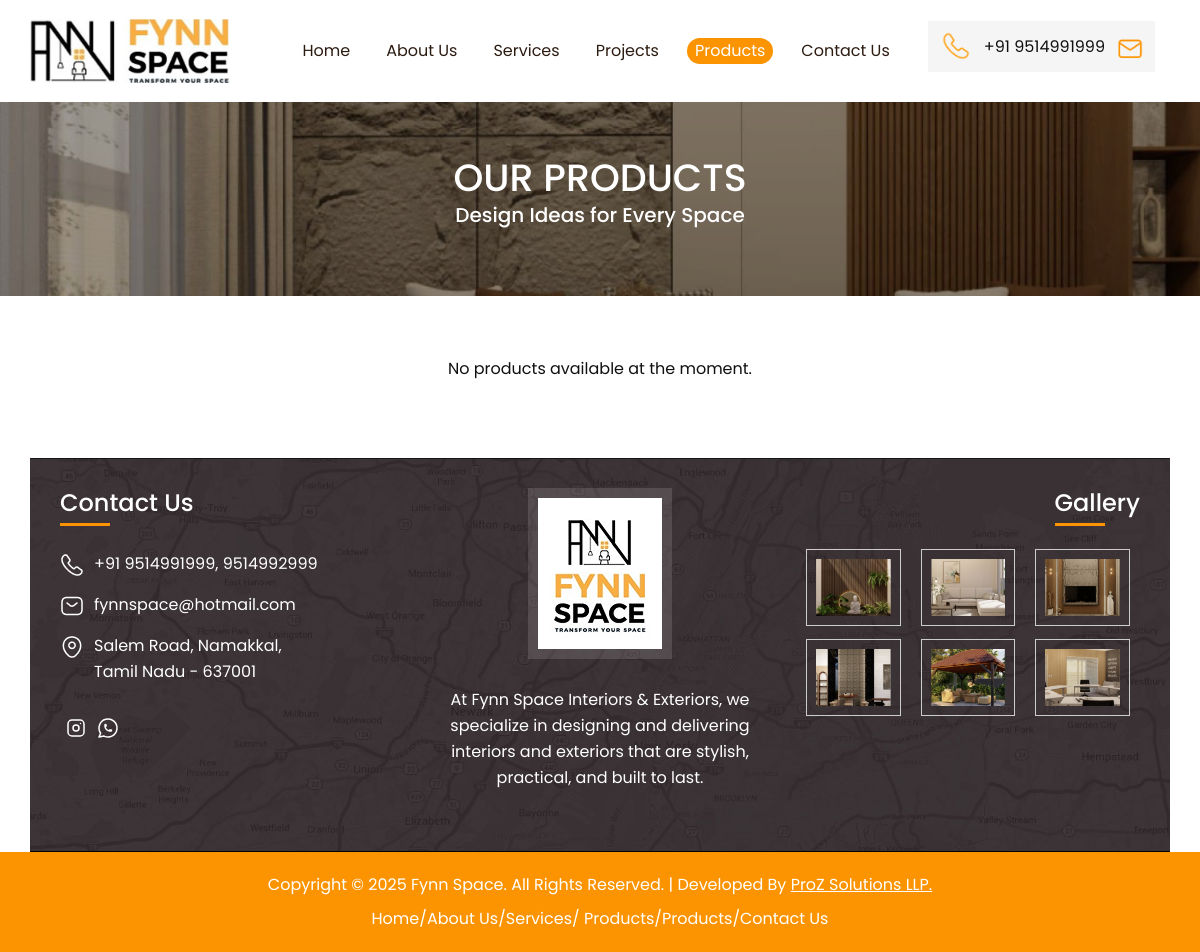
The page /products.php on the database as committed earlier.
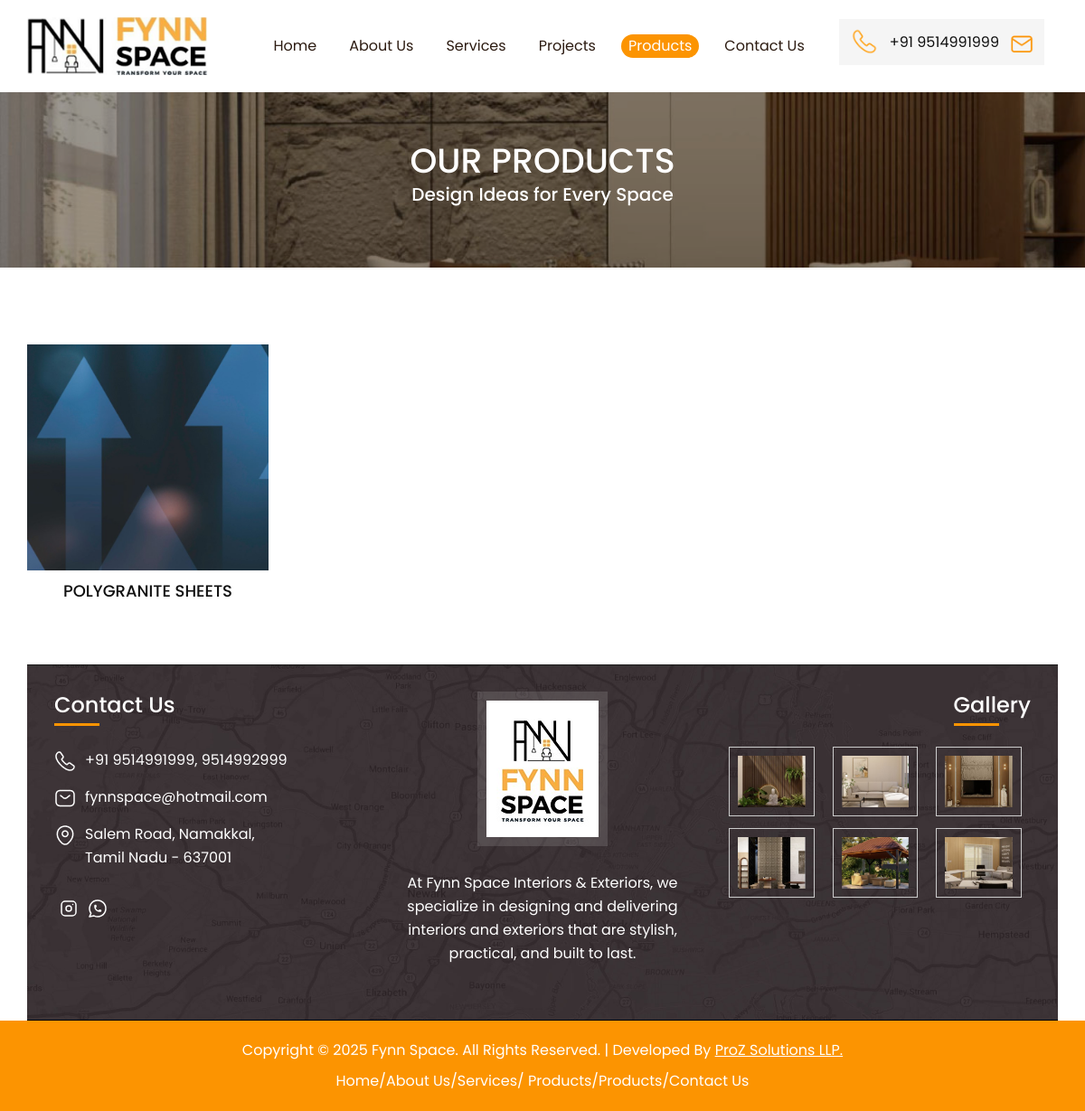
The same page on the database as committed later.
### tables this page shows
CREATE TABLE products (
            id INTEGER PRIMARY KEY AUTOINCREMENT,
            cate_title TEXT NOT NULL,
            cat_image TEXT,
            created_at DATETIME DEFAULT CURRENT_TIMESTAMP
        );

### products.php (the view, shortened to what this page needs)
<!DOCTYPE html>
<html lang="en">
<head>
<?php include('website-link.php'); ?>
</head>
<body>
<?php
$products=true;
include('header.php'); ?>
<div class="slipheader">
<div class="abouthead">
        <h3>Our Products</h3>
        <h6>Design Ideas for Every Space</h6>
        </div>
</div>
<div class="cont-out produlidt">
<div class="container-fluid position-relative">
    <div class="row">
      <?php
      require_once 'db_config.php';
      try {
          $stmt = $db->query("SELECT * FROM products ORDER BY id ASC");
          $products = $stmt->fetchAll(PDO::FETCH_ASSOC);
          if (count($products) > 0) {
              foreach ($products as $row) {
                  $imagePath = !empty($row['cat_image']) ? 'images/products/' . htmlspecialchars($row['cat_image']) : 'images/default-product.jpg';
                  ?>
                  <div class="col-md-3 smmob">
                    <div class="projecthomeout">
                      <a href="product-details.php?id=<?php echo $row['id']; ?>">
                      <div class="projimg"><img src="<?php echo $imagePath; ?>" alt="<?php echo htmlspecialchars($row['cate_title']); ?>" style="width:100%; height:250px; object-fit:cover;"></div>
                      <h6><?php echo htmlspecialchars($row['cate_title']); ?></h6>
                      </a>
                    </div>
                  </div>
                  <?php
              }
          } else {
              echo '<div class="col-12 text-center"><p>No products available at the moment.</p></div>';
          }
      } catch (PDOException $e) {
          echo '<p class="text-danger">Error loading products.</p>';
      }
      ?>
    </div>
</div>
</div>
<?php include('footer.php'); ?>
</body>
</html>

### website-link.php (shortened to what this page needs)
<link href="css/bootstrap.min.css" rel="stylesheet">
    <link href="slider/owl.carousel.css" rel="stylesheet">
    <link href="src/jquery.littlelightbox.css" rel="stylesheet">
<link href="css/style.css" rel="stylesheet" >

### header.php (shortened to what this page needs)
<div class="headerbg">
<div class="topheader_outer">
      <div class="container-fluid">
    <nav
      class="navbar navbar-expand-lg navbar-light"
      aria-label="Main navigation"
    >
    <a class="navbar-brand" href="index.php"><img src="images/logo.jpg" title=" Logo" alt='Logo"' /></a>
        <div
          class="navbar-collapse collapse ms-auto"
          id="navbarsExampleDefault">
<ul class="navbar-nav ml-auto mb-2 mb-lg-0">
        <li class="nav-item ">
          <a class="nav-link <?php if(isset($index)) { echo ' active '; } ?> "  href="index.php"><span>Home</span></a>
        </li>
        <li class="nav-item">
          <a class="nav-link <?php if(isset($about)) { echo ' active '; } ?>  " href="about-us.php"><span>About Us</span></a>
        </li>
         <li class="nav-item">
          <a class="nav-link <?php if(isset($services)) { echo ' active '; } ?>  "   href="services.php"><span>Services</span></a>
        </li>
        <li class="nav-item">
          <a class="nav-link k <?php if(isset($projects)) { echo ' active '; } ?>  "   href="projects.php"><span>Projects</span></a>
        </li>
          <li class="nav-item">
          <a class="nav-link k <?php if(isset($products)) { echo ' active '; } ?>  "   href="products.php"><span>Products</span></a>
        </li>
        <li class="nav-item">
          <a class="nav-link <?php if(isset($contact)) { echo ' active '; } ?>  " href="contact-us.php"><span>Contact Us</span></a>
        </li>
          </ul>
          <div class="last_list">
            <div class="reqcallout">
<div class="reqcall"><div class="topicons"><img src="images/top-mob.png" /></div>
<a  href="tel:+919514991999">+91 9514991999</a></div>
<div class="reqcall"><div class="topicons2 "><a href="mailto:info@fynn.com"><img src="images/top-email.png" /></a></div>
<?php ?></div>
</div>
                    </div>
        </div>
    </nav>
      </div>
</div>

### footer.php (shortened to what this page needs)
<section class="footeresection">
        <div class="container-fluid position-relative">
        <div class="footerout">
        <div class="row">
          <div class="col-md-4">
            <div class="footeraddout">
              <h4 class="foothead">Contact Us</h4>
              <ul class="footeriul">
                <li><img src="images/footer-call.png"/>
                <span><a  href="tel:+919514991999">+91 9514991999,</a> <a  href="tel:+919514992999">9514992999</a></span>
              </li>
                <li><img src="images/footer-sms.png"/>
                <span><a href="mailto:info@fynn.com">fynnspace@hotmail.com</a></span>
              </li>
                <li><img src="images/footer-location.png"/>
                <span><a>Salem Road, Namakkal,<br />
Tamil Nadu - 637001</a></span>
              </li>
            </ul>
<div class="icon-box-2">
                                <a href="https://www.instagram.com/fynnspace_interiors/" target="_blank"><span class="head-social-icons"></span>
                                </a>
                                                                                                <span class="head-social-icons"></span>
</div>
            </div>
          </div>
             <div class="col-md-4">
            <div class="footeraddout footdll">
            <a class="navbar-brand" href="index.php"> <div class="footerlog"><div><img src="images/footer-logo.png" /></div></div></a>
             <p>At Fynn Space Interiors & Exteriors, we specialize in designing and delivering interiors and exteriors that are stylish, practical, and built to last.</p>
</div>
          </div>
       <div class="col-md-4">
            <div class="footeraddout">
              <h4 class="foothead dddfot">Gallery</h4>
              <div class="clearfix"></div>
            <div class="footerimg"><a href="projects.php"><div class="footerimgg"><img src="images/footer-img1.jpg"/></div></a></div>
            <div class="footerimg"><a href="projects.php"><div class="footerimgg"><img src="images/footer-img2.jpg"/></div></a></div>
            <div class="footerimg"><a href="projects.php"><div class="footerimgg"><img src="images/footer-img3.jpg"/></div></a></div>
            <div class="footerimg"><a href="projects.php"><div class="footerimgg"><img src="images/footer-img4.jpg"/></div></a></div>
            <div class="footerimg"><a href="projects.php"><div class="footerimgg"><img src="images/footer-img5.jpg"/></div></a></div>
            <div class="footerimg"><a href="projects.php"><div class="footerimgg"><img src="images/footer-img6.jpg"/></div></a></div>
          </div>
</div>
        </div>
      </div>
</div>
</section>
<div class="simple_foter">
<div class="container">
<div class="footer-bottom">
<div class="copy-1">
<p>Copyright &copy 2025 Fynn Space. All Rights Reserved. | Developed By <a style="color:#fff; text-decoration:underline;" href="https://proz.in/" target="_blank">ProZ Solutions LLP.</a> </p>
</div>
<div class="copy-2">
<div class="copy-22">
<p style="padding-left:0px;"><a href="index.php">Home</a>/<a href="about-us.php">About Us</a>/<a href="services.php">Services</a>/ <a href="projects.php">Products</a>/<a href="products.php">Products</a>/<a href="contact-us.php">Contact Us</a></p>
</div>
</div>
</div>
</div>
</div>

Rows that differ between the two databases and show on the page:
added products: cat_image (picture), cate_title "POLYGRANITE SHEETS"
Other text that changed with them:
text no longer shown: "No products available at the moment."
